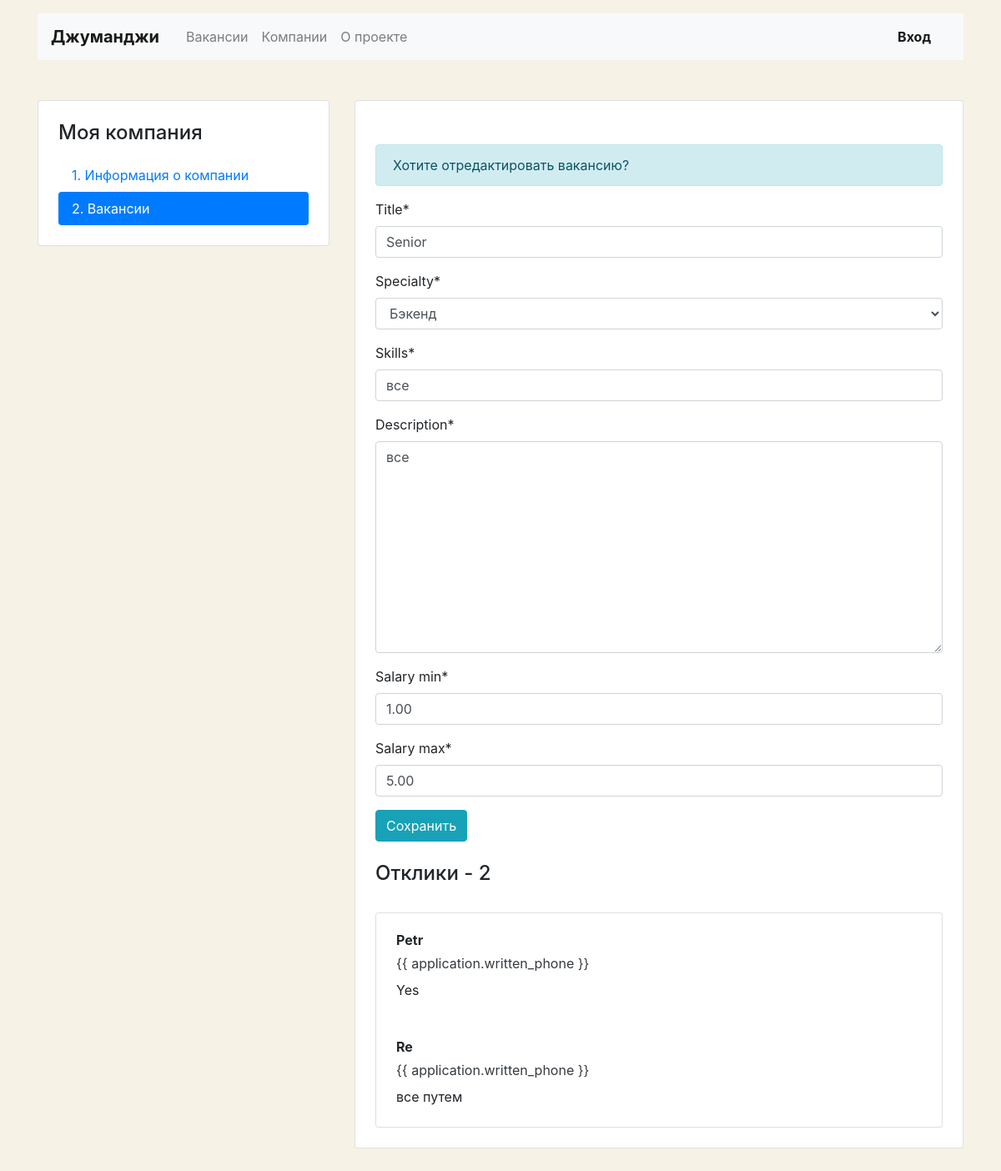
The app's page /mycompany/vacancies/6 with its own data.
### vacancies/models.py (models this page shows, shortened)
class Vacancy(models.Model):
    title = models.CharField(max_length=15)
    specialty = models.ForeignKey(Specialty, related_name="vacancies", on_delete=models.CASCADE)
    company = models.ForeignKey(Company, related_name="vacancies", on_delete=models.CASCADE)
    skills = models.CharField(max_length=225)
    description = models.TextField()
    salary_min = models.DecimalField(max_digits=20, decimal_places=2)
    salary_max = models.DecimalField(max_digits=20, decimal_places=2)
    published_at = models.DateField(null=True)
    class Meta:
        verbose_name_plural = 'Vacancies'

class Specialty(models.Model):
    code = models.CharField(max_length=30)
    title = models.CharField(max_length=30)
    picture = models.ImageField(upload_to='images/pics/')
    pass
    class Meta:
        verbose_name_plural = 'Specialties'
    def __str__(self):
        return self.title

class Application(models.Model):
    written_username = models.CharField(max_length=30)
    written_phone = PhoneField(blank=True, help_text='Contact phone number')
    written_cover_letter = models.TextField()
    vacancy = models.ForeignKey(Vacancy, related_name="applications", on_delete=models.CASCADE)
    user = models.ForeignKey(User, related_name="applications", on_delete=models.CASCADE)

### vacancies/views.py (the view, shortened to what this page needs)
# urls.py: path('mycompany/vacancies/<int:id>', views.MyVacancyEditView.as_view(), name='mycompany_vacancy'),
class MyVacancyEditView(View):
    def get(self, request, id, *args, **kwargs):
        vacancy = Vacancy.objects.filter(id=id).first()
        if not vacancy:
            raise Http404
        applications = vacancy.applications.all()
        return render(
            request,
            'company/vacancy-edit.html',
            context={
                'vacancy_form': VacancyForm(instance=vacancy),
                'title': 'Хотите отредактировать вакансию?',
                'applications': applications,
                'number_applications': len(applications),
            }
        )

### vacancies/forms.py
class VacancyForm(forms.ModelForm):
    class Meta:
        model = Vacancy
        exclude = ('company', 'published_at')

### vacancies/templates/company/vacancy-edit.html (shortened to what this page needs)
{% extends 'base.html' %}
{% load crispy_forms_tags %}
{% block content %}
<main class="container mt-3 pb-5">
    <div class="row mt-5">
        <div class="col-12 col-lg-4">
            <aside class="pt-3 pb-4 px-4 mb-5 card">
                <h1 class="h4 pt-2 pb-2">Моя компания</h1>
                <div class="nav flex-column nav-pills">
                    <a class="nav-link" href="{% url 'mycompany' %}">1. Информация о&nbsp;компании</a>
                    <a class="nav-link active" href="{% url 'mycompany_vacancies' %}">2. Вакансии</a>
                </div>
            </aside>
        </div>
        <div class="col-12 col-lg-8">
            <div class="card">
                <div class="card-body px-4 pb-4 tab-content">
                    <section>
                        <h2 class="h4 pt-2 pb-3">{{ vacancy.title }}</h2>
                        {% if vacancy.is_updated %}
                        <p class="alert alert-info" role="alert">Информация о вакансии обновлена</p>
                        {% else %}
                        <p class="alert alert-info" role="alert">{{ title }}</p>
                        {% endif %}
                        {% load crispy_forms_tags %}
                        <form method="post" enctype="multipart/form-data">
                            {{ vacancy_form|crispy }}
                            <div class="form-group">
                                <input type="submit" class="btn btn-info" value="Сохранить">
                            </div>
                        </form>
                        <h2 class="h4 pt-2 pb-3">Отклики - {{ number_applications }}</h2>
                        <div class="card mt-3">
                            {% for application in applications %}
                            <div class="card-body px-4">
                                <p class="mb-1 font-weight-bold">{{ application.written_username }}</p>
                                <p class="mb-2">
                                    <a href="tel:{{ application.written_phone }}" class="text-dark">{{
                                        application.written_phone }}</a>
                                </p>
                                <p class="mb-1">{{ application.written_cover_letter }}</p>
                            </div>
                            {% endfor %}
                        </div>
                    </section>
                </div>
            </div>
        </div>
    </div>
</main>
{% endblock %}

### vacancies/templates/company/vacancy-edit.html (style rules this page uses)
body { background-color: #F6F2E6; }

### records on screen
Vacancy: title "Senior", specialty "Бэкенд", skills "все", description "все", salary_min "1.00", salary_max "5.00"
Application: written_username "Petr", written_cover_letter "Yes"
Application: written_username "Re", written_cover_letter "все путем"

### other values on screen
{{ title }} "Хотите отредактировать вакансию?"
{{ number_applications }} "2"
